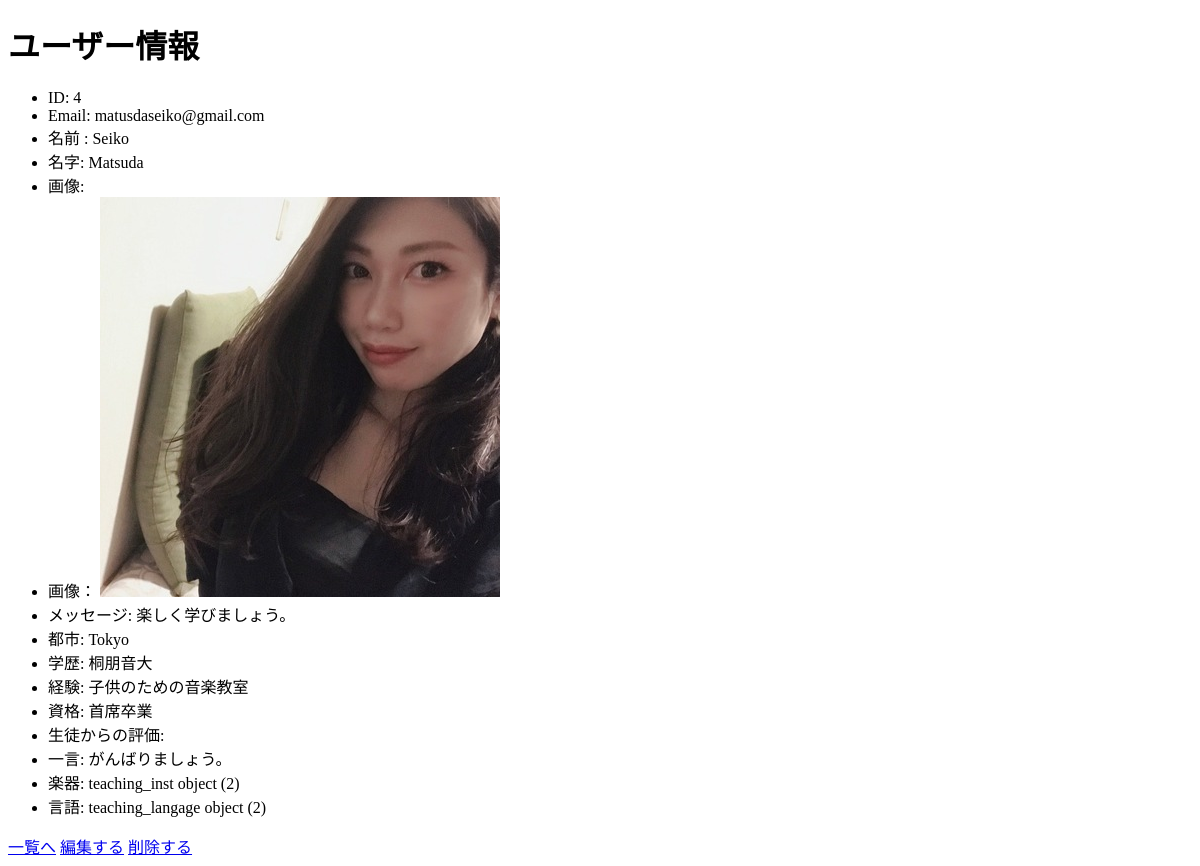
Page /music/mypage/ (signed in) on the earlier database version.
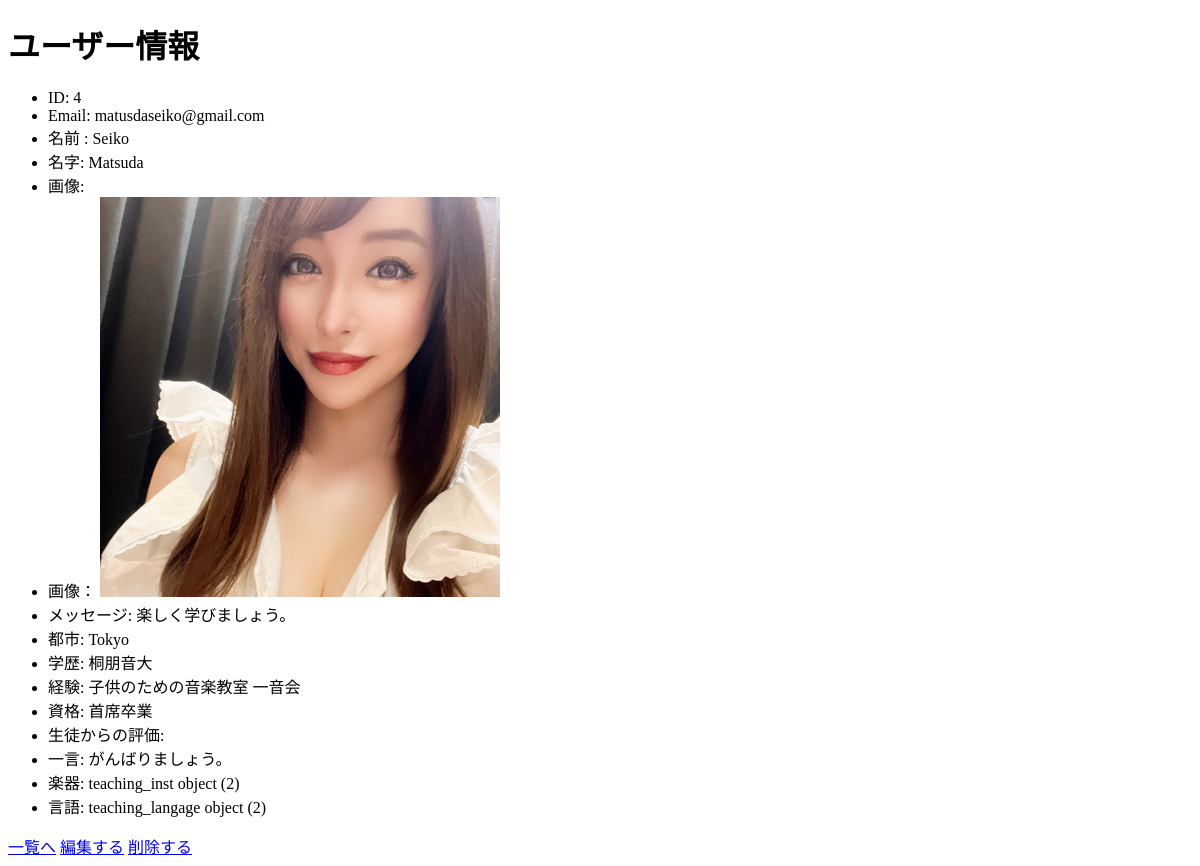
Same page on the later database version.
### accounts/models.py (models this page shows, shortened)
class User(AbstractBaseUser, PermissionsMixin):
    email = models.EmailField(_('email address'), unique=True)
    first_name = models.CharField(_('first name'), max_length=30, blank=True)
    last_name = models.CharField(_('last name'), max_length=30, blank=True)
    city = models.CharField(_('city'), max_length=20, blank=True)
    introduction = models.TextField(_('introduction'), blank=True)
    image = models.ImageField(_('image'), blank=True, null=True)
    is_musician = models.BooleanField(verbose_name="音楽家である",default=False)
    is_staff = models.BooleanField(
        _('staff status'),
        default=False,
        help_text=_(
            'Designates whether the user can log into this admin site.'),
    )
    is_active = models.BooleanField(
        _('active'),
        default=True,
        help_text=_(
            'Designates whether this user should be treated as active. '
            'Unselect this instead of deleting accounts.'
        ),
    )
    date_joined = models.DateTimeField(_('date joined'), default=timezone.now)
    objects = UserManager()
    EMAIL_FIELD = 'email'
    USERNAME_FIELD = 'email'
    REQUIRED_FIELDS = []
    class Meta:
        verbose_name = _('user')
        verbose_name_plural = _('users')

### music/models.py (models this page shows, shortened)
class  Teacher(models.Model):
    movie = models.URLField(max_length=200, null=True, blank=True)
    fee = models.IntegerField( validators=[MinValueValidator(0), MaxValueValidator(100)] , null=True, blank=True)
    academic = models.TextField(max_length=500)
    experience = models.TextField(max_length=500)
    certificate = models.TextField(max_length=500)
    reputation = models.TextField(max_length=500, null=True, blank=True)
    message = models.TextField(max_length=500)
    oneword = models.TextField(max_length=500)
    lang = models.ForeignKey(teaching_langage, on_delete=models.CASCADE, null=True, blank=True)
    inst = models.ForeignKey(teaching_inst, on_delete=models.CASCADE, null=True, blank=True)
    pic = models.ForeignKey(teacher_picture, on_delete=models.CASCADE, null=True, blank=True)
    user_id = models.ForeignKey(User, on_delete=models.CASCADE, verbose_name='email',default="9999")

class teacher_picture(models.Model):
    image = models.ImageField(_('image'), blank=True, null=True)

class teaching_inst(models.Model):
    teaching_inst   = models.ForeignKey(instrument, related_name="teaching_inst" ,  on_delete=models.CASCADE, null=True, blank=True)
    year = models.IntegerField(null=True, blank=True)
    revel = models.IntegerField(null=True, blank=True)

class teaching_langage(models.Model):
    teaching_lang = models.ForeignKey(language, on_delete=models.CASCADE)

### music/views.py (the view, shortened to what this page needs)
# urls.py: path('music/mypage/', views.MypageView.as_view(), name="mypage"),
class MypageView(View):
    def get(self, request, *args, **kwargs):
        print(request.user.id)
        context = {}
        context["teacher"] = Teacher.objects.filter(user_id=request.user.id).first()
        return render(request, "music/mypage.html",context)

### music/templates/music/mypage.html (shortened to what this page needs)
<!DOCTYPE html>
<html lang='ja'>
<head>
</head>
<body>
    <h1>ユーザー情報</h1>
    <ul>
        <li>ID: {{ request.user.id  }}</li>
        <li>Email:  {{ request.user.email }}</li>
        <li>名前 : {{ request.user.first_name }}</li>
        <li>名字: {{ request.user.last_name }}</li>
        <li>画像: {{ request.image }}</li>
        <li>画像： <img src="{{ teacher.pic.image.url }}" alt=""></li>
        <li>メッセージ: {{ teacher.message }}</li>
        <li>都市: {{ request.user.city }}</li>
        <li>学歴: {{ teacher.academic }}</li>
        <li>経験: {{ teacher.experience }}</li>
        <li>資格: {{ teacher.certificate }}</li>
        <li>生徒からの評価: {{ request.reputation }}</li>
        <li>一言: {{ teacher.oneword }}</li>
        <li>楽器: {{ teacher.inst }}</li>
        <li>言語: {{ teacher.lang }}</li>
    </ul>
    <a href="{% url 'teacher-music' user.id %}" class="btn btn-primary">一覧へ</a>
     <a href="{% url 'update-music' user.id %}" class="btn btn-primary">編集する</a>
     <a href="{% url 'delete-music' user.id %}" class="btn btn-primary">削除する</a>
</body>
</html>

Differences in the rows shown:
changed Teacher "楽しく学びましょう。": pic.image: a different picture; experience "子供のための音楽教室" → "子供のための音楽教室 一音会"
